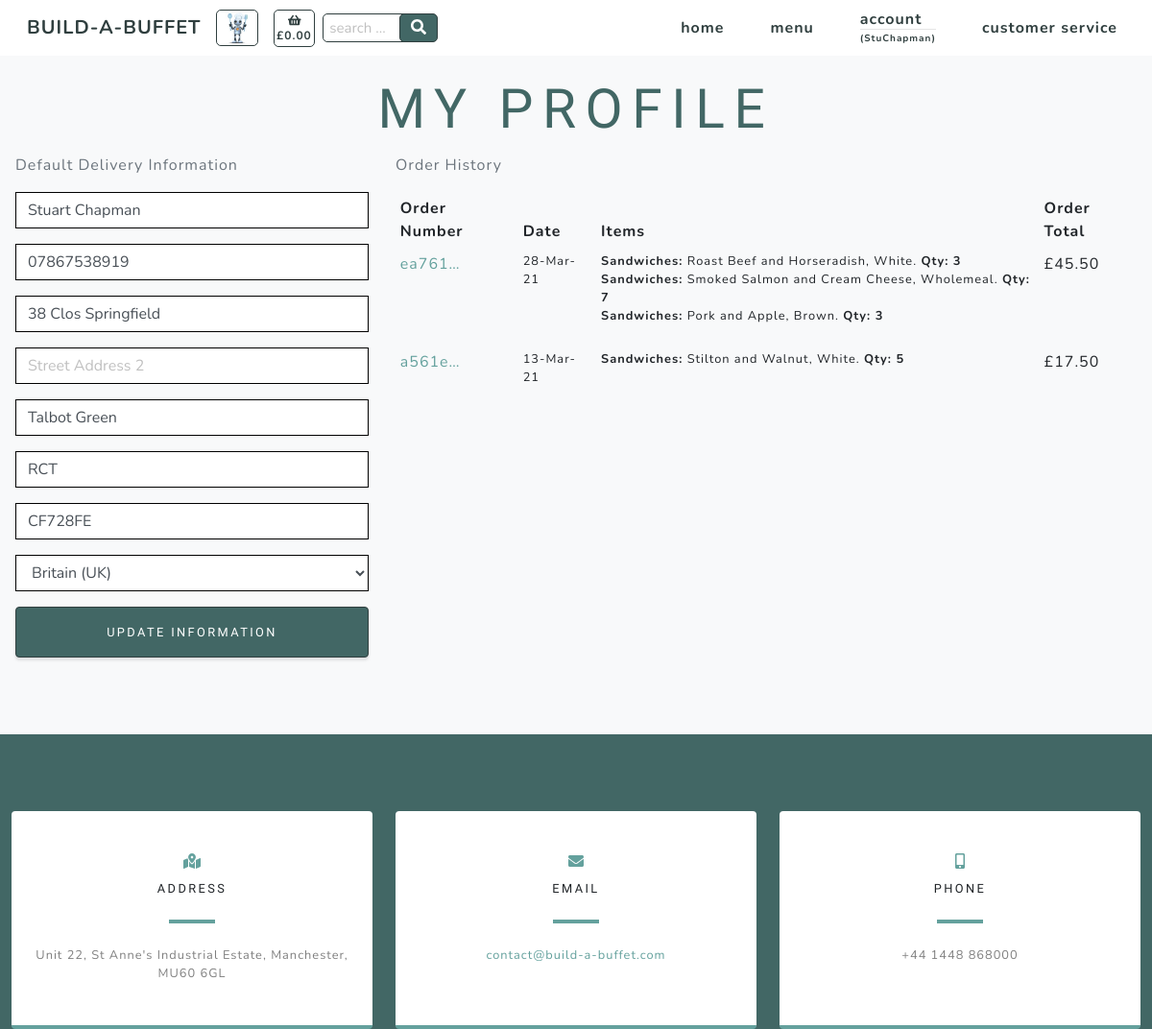
/profiles/ (signed in), run on an earlier commit of the app's database.
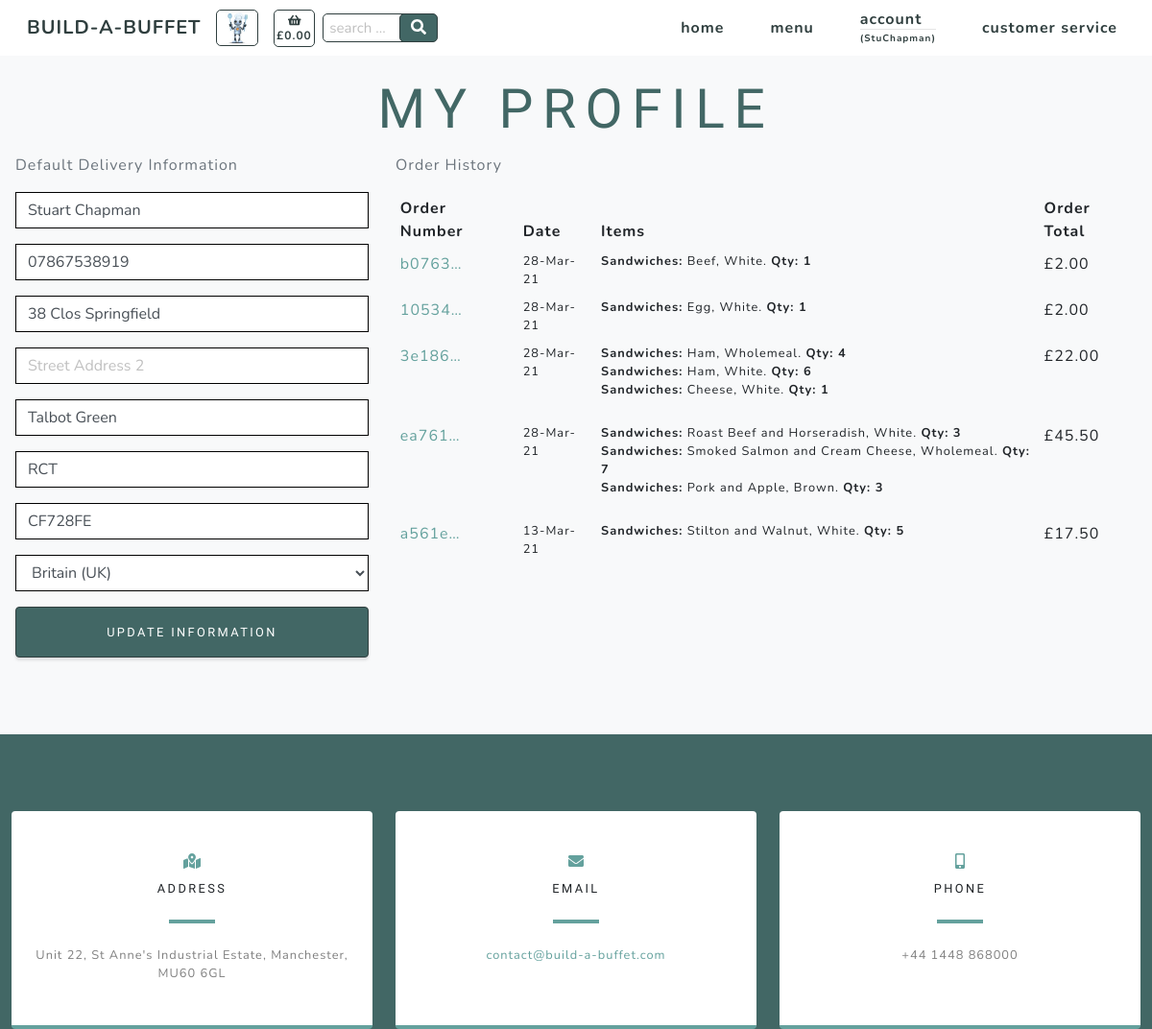
And on a later commit of the database.
### profiles/models.py (models this page shows)
class UserProfile(models.Model):
    user = models.OneToOneField(User, on_delete=models.CASCADE)
    default_full_name = models.CharField(max_length=20, null=True, blank=True)
    default_phone_number = models.CharField(max_length=20, null=True, blank=True)
    default_street_address1 = models.CharField(max_length=80, null=True, blank=True)
    default_street_address2 = models.CharField(max_length=80, null=True, blank=True)
    default_town_or_city = models.CharField(max_length=40, null=True, blank=True)
    default_county = models.CharField(max_length=80, null=True, blank=True)
    default_postcode = models.CharField(max_length=20, null=True, blank=True)
    default_country = CountryField(blank_label='Country', null=True, blank=True)
    def __str__(self):
        return self.user.username

### checkout/models.py (models this page shows, shortened)
class Order(models.Model):
    customer_name = models.CharField(max_length=50, null=False, blank=False)
    order_number = models.CharField(max_length=32, null=False, editable=False)
    cookie = models.CharField(max_length=32, null=False, editable=False)
    full_name = models.CharField(max_length=50, null=False, blank=False)
    email = models.EmailField(max_length=254, null=False, blank=False)
    phone_number = models.CharField(max_length=20, null=False, blank=False)
    country = CountryField(blank_label='Country *', null=False, blank=False)
    postcode = models.CharField(max_length=20, null=True, blank=True)
    town_or_city = models.CharField(max_length=40, null=False, blank=False)
    street_address1 = models.CharField(max_length=80, null=False, blank=False)
    street_address2 = models.CharField(max_length=80, null=True, blank=True)
    county = models.CharField(max_length=80, null=True, blank=True)
    date = models.DateTimeField(auto_now_add=True)
    delivery_cost = models.DecimalField(max_digits=6, decimal_places=2, null=False, default=0)
    order_total = models.DecimalField(max_digits=10, decimal_places=2, null=False, default=0)
    grand_total = models.DecimalField(max_digits=10, decimal_places=2, null=False, default=0)
    stripe_pid = models.CharField(max_length=254, null=False, blank=False, default='')
    user_profile = models.ForeignKey(UserProfile, on_delete=models.SET_NULL,
                                     null=True, blank=True,
                                     related_name='orders')

class Order_items(models.Model):
    class Meta:
        verbose_name_plural = 'Order_items'
    order_number = models.CharField(max_length=32, null=False, editable=False)
    cookie = models.CharField(max_length=32, null=False, editable=False)
    item_number = models.DecimalField(max_digits=8, decimal_places=0)
    category = models.CharField(max_length=254)
    name = models.CharField(max_length=254)
    servings = models.DecimalField(max_digits=3, decimal_places=0)
    option = models.CharField(max_length=254)
    total_price = models.DecimalField(max_digits=6, decimal_places=2, null=True, blank=True)

### products/models.py (models this page shows, shortened)
class Options(models.Model):
    class Meta:
        verbose_name_plural = 'Options'
    category = models.ForeignKey('Category', null=True,
                                 on_delete=models.SET_NULL)
    id_no = models.CharField(max_length=254, null=True)
    option1 = models.CharField(max_length=24)
    option2 = models.CharField(max_length=24)
    option3 = models.CharField(max_length=24)

### profiles/views.py (the view)
# urls.py: path('', views.profile, name='profile'),
@login_required
def profile(request):
    profile = get_object_or_404(UserProfile, user=request.user)
    if request.method == 'POST':
        form = UserProfileForm(request.POST, instance=profile)
        if form.is_valid():
            form.save()
            messages.success(request, 'Profile updated successfully')
        else:
            messages.success(request, 'There was an error updating your profile - please try again')
    else:
        form = UserProfileForm(instance=profile)
    options = Options.objects.all()
    orders = Order.objects.filter(customer_name=profile)
    items = Order_items.objects.none()
    x = -1
    for order in orders:
        x = x + 1
        order_number = Order.objects.filter(customer_name=profile)[x].order_number
        order_items = Order_items.objects.filter(order_number=order_number)
        items = items | order_items
    orders = orders.order_by('-date')
    context = {
        'form': form,
        'orders': orders,
        'items': items,
        'options': options,
        'on_profile_page': True
    }
    return render(request, 'profiles/profile.html', context)

### profiles/templates/profiles/profile.html (shortened to what this page needs)
{% extends "base.html" %}
{% load static %}
{% block content %}
    <section class="products-section bg-light" id="products">
        <div class="container">
            <div class="row justify-content-center no-gutters">
                <div class="col-xl-12">
                    <h1 class="product-text-one mx-auto text-uppercase text-center flex-margin-b text-blue">My Profile</h1>
                </div>
                <div class="row">
                    <div class="px-3 col-12 col-lg-4">
                        <p class="text-muted">Default Delivery Information</p>
                        <form class="mt-3" action="{% url 'profile' %}" method="POST" id="profile-update-form">
                            {{ form|crispy }}
                            <button class="width-100 border-solid masthead-button btn btn-primary js-scroll-trigger float-right">Update Information</button>
                        </form>
                    </div>
                    <div class="col-12 col-lg-8">
                        <p class="text-muted">Order History</p>
                        <div class="order-history table-responsive">
                            <table class="table table-sm table-borderless">
                                <thead>
                                    <tr>
                                        <th>Order Number</th>
                                        <th>Date</th>
                                        <th>Items</th>
                                        <th>Order Total</th>
                                    </tr>
                                </thead>
                                <tbody>
                                    {% for order in orders %}
                                        <tr>
                                            <td>
                                                <a href="{% url 'order_success' order.order_number %}"
                                                title="{{ order.order_number }}">
                                                    {{ order.order_number|truncatechars:6 }}
                                                </a>
                                            </td>
                                            <td class="small">{{ order.date|date:'d-M-y' }}</td>
                                            <td>
                                                <ul class="list-unstyled">
                                                    {% for item in items %}
                                                        {% if item.order_number == order.order_number %}
                                                            <li class="small">
                                                                {% if item.option == "selected-one" %}
                                                                    {% for option in options %}
                                                                        {% if option.category|slugify == item.category %}
                                                                            <b >{{ item.category.title }}:</b> {{ item.name }}, {{ option.option1.title }}. <b>Qty: {{ item.servings }}</b>
                                                                        {% endif %}
                                                                    {% endfor %}
                                                                {% endif %}
                                                                {% if item.option == "selected-two" %}
                                                                    {% for option in options %}
                                                                        {% if option.category|slugify == item.category %}
                                                                            <b>{{ item.category.title }}:</b> {{ item.name }}, {{ option.option2.title }}. <b>Qty: {{ item.servings }}</b>
                                                                        {% endif %}
                                                                    {% endfor %}
                                                                {% endif %}
                                                                {% if item.option == "selected-three" %}
                                                                    {% for option in options %}
                                                                        {% if option.category|slugify == item.category %}
                                                                            <b>{{ item.category.title }}:</b> {{ item.name }}, {{ option.option3.title }}. <b>Qty: {{ item.servings }}</b>
                                                                        {% endif %}
                                                                    {% endfor %}
                                                                {% endif %}
                                                            </li>
                                                        {% endif %}
                                                    {% endfor %}
                                                </ul>
                                            </td>
                                            <td>£{{ order.order_total }}</td>
                                        </tr>
                                    {% endfor %}
                                </tbody>
                            </table>
                        </div>
                    </div>
                </div>
            </div>
        </div>
    </section>
{% include 'includes/contact.html' %}
{% endblock %}

### templates/base.html (shortened to what this page needs)
{% load static %}
<!doctype html>
<html lang="en">
  <head>
    {% block corecss %}
        <link href="{% static 'css/styles.css' %}" rel="stylesheet" />
        <link href="{% static 'css/slider.css' %}" rel="stylesheet" />
    {% endblock %}
  </head>
  <body id="page-top" onload="createCookie()">
        <nav class="navbar navbar-expand-lg navbar-light fixed-top" id="mainNav">
            <div class="container">
                <a class="navbar-brand js-scroll-trigger navbar-brand-vis" href="#page-top">BUILD-A-BUFFET</a>
                <div>
                    <ul class="navbar-nav ml-auto align-vertically">
                        <li class="nav-item"><a class="nav-link js-scroll-trigger bartholemew-menu" href=""><img src="{{ MEDIA_URL }}assets/img/bartholemew-sml.jpg" alt="bartholemew" height="36"></a></li>
                    </ul>
                </div>
                <div>
                    <ul class="navbar-nav ml-auto align-vertically">
                        {% if basket_total.total_price__sum != None %}
                            <li class="nav-item"><a class="nav-link js-scroll-trigger text-center text-xs-nav basket" href="{% url 'basket' %}"><i class="fa fa-shopping-basket" aria-hidden="true"></i><br><span class=" text-xs-nav">£{{ basket_total.total_price__sum|floatformat:"2" }}</span></a></li>
                        {% else %}
                            <li class="nav-item"><a class="nav-link js-scroll-trigger text-center text-xs-nav basket" href="{% url 'basket' %}"><i class="fa fa-shopping-basket" aria-hidden="true"></i><br><span class=" text-xs-nav">£0.00</span></a></li>
                        {% endif %}
                    </ul>
                </div>
                <div class="ml-2 mr-auto">
                    <form action="{% url 'search_products' %}" method="GET" id="product_search_form" >
                        <input class="search-input text-blue text-xs" type="text" name="product_search" id="product_search" placeholder=" search ..." maxlength="18">
                        <button class="search-button text-center" type="submit">
                                <i class="fas fa-search"></i>
                        </button>
                    </form>
                </div>
                <div class="collapse navbar-collapse" id="navbarResponsive">
                    <ul class="navbar-nav ml-auto">
                        <li class="nav-item my-auto"><a class="nav-link js-scroll-trigger" href="{% url 'home' %}">home</a></li>
                        <li class="nav-item dropdown my-auto">
                            <a class="nav-link js-scroll-trigger" href="#" id="all-menus-link" data-toggle="dropdown" aria-haspopup="true" aria-expanded="false">
                                menu
                            </a>
                        </li>
                        <li class="nav-item dropdown">
                            {% if request.user.is_authenticated %}
                                <a class="nav-link js-scroll-trigger" href="#" id="account-link" data-toggle="dropdown" aria-haspopup="true" aria-expanded="false">
                                    account
                                    <hr class="d-none d-lg-block user-br">
                                    <span class="user-text">
                                    ({{ request.user|truncatechars:10 }})</span>
                                </a>
                            {% else %}
                                <a class="nav-link" href="{% url 'account_login' %}">login</a>
                            {% endif %}
                        </li>
                        <li class="nav-item my-auto"><a class="nav-link js-scroll-trigger" href="{% url 'service' %}">customer service</a></li>
                    </ul>
                </div>
            </div>
        </nav>
    {% block content %}
    {% endblock %}
  </body>
</html>

### templates/includes/contact.html
    <section class="contact-section bg-blue">
        <div class="container">
            <div class="row">
                <div class="col-md-4 mb-3 mb-md-0">
                    <div class="card py-4 h-100">
                        <div class="card-body text-center">
                            <i class="fas fa-map-marked-alt text-primary mb-2"></i>
                            <h4 class="text-uppercase m-0">Address</h4>
                            <hr class="my-4" />
                            <div class="small text-black-50">Unit 22, St Anne's Industrial Estate, Manchester, MU60 6GL</div>
                        </div>
                    </div>
                </div>
                <div class="col-md-4 mb-3 mb-md-0">
                    <div class="card py-4 h-100">
                        <div class="card-body text-center">
                            <i class="fas fa-envelope text-primary mb-2"></i>
                            <h4 class="text-uppercase m-0">Email</h4>
                            <hr class="my-4" />
                            <div class="small text-black-50"><a href="#!">contact@build-a-buffet.com</a></div>
                        </div>
                    </div>
                </div>
                <div class="col-md-4 mb-3 mb-md-0">
                    <div class="card py-4 h-100">
                        <div class="card-body text-center">
                            <i class="fas fa-mobile-alt text-primary mb-2"></i>
                            <h4 class="text-uppercase m-0">Phone</h4>
                            <hr class="my-4" />
                            <div class="small text-black-50">+44 1448 868000</div>
                        </div>
                    </div>
                </div>
            </div>
        </div>
    </section>

What changed in the data, as far as the page shows it:
added Order: order_number "b0763…", date "28-Mar-21", order_total "2.00", Options (option1 "White")
added Order_items: category "Sandwiches", name "Beef", servings "1", Options (option1 "White")
added Order: order_number "10534…", date "28-Mar-21", order_total "2.00", Options (option1 "White")
added Order_items: category "Sandwiches", name "Egg", servings "1", Options (option1 "White")
added Order: order_number "3e186…", date "28-Mar-21", order_total "22.00", Options (option3 "Wholemeal", option1 "White")
added Order_items: category "Sandwiches", name "Ham", servings "4", Options (option3 "Wholemeal")
added Order_items: category "Sandwiches", name "Ham", servings "6", Options (option1 "White")
added Order_items: category "Sandwiches", name "Cheese", servings "1", Options (option1 "White")
